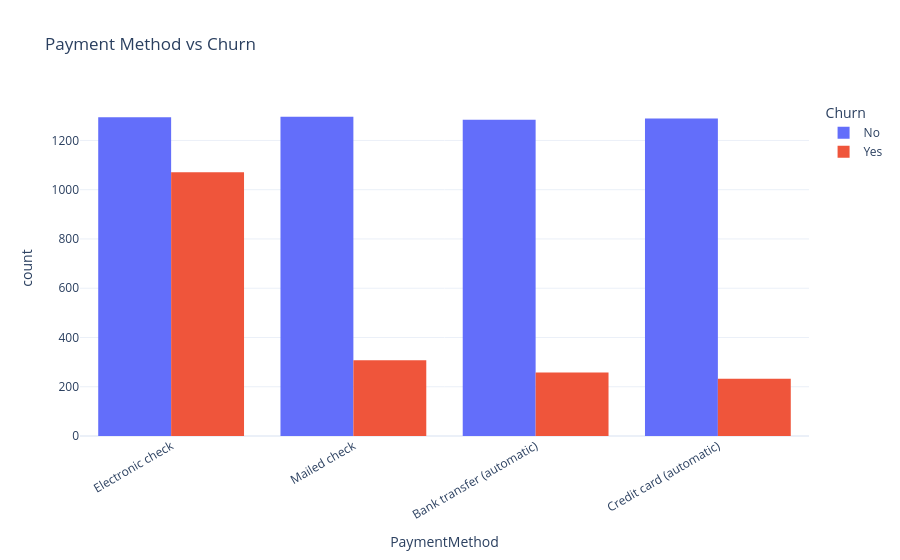

The cell this chart's notebook holds for it:
### Code cell
fig = px.histogram(
    df,
    x="PaymentMethod",
    color="Churn",
    barmode="group",
    title="Payment Method vs Churn"
)

fig.update_layout(
    template="plotly_white",
    xaxis_tickangle=-30
)

fig.show()

### Figure 1 — Plotly figure (JSON) as saved in the notebook; plotly's stock layout.template omitted (floating-point values rounded to 4 significant figures; data arrays with more than 128 entries replaced by an {"elided": "..."} marker saying what was removed)
{"data": [{"alignmentgroup": "True", "bingroup": "x", "hovertemplate": "Churn=No<br>PaymentMethod=%{x}<br>count=%{y}<extra></extra>", "legendgroup": "No", "marker": {"color": "#636efa", "pattern": {"shape": ""}}, "name": "No", "offsetgroup": "No", "orientation": "v", "showlegend": true, "type": "histogram", "x": {"elided": "5163 str values"}, "xaxis": "x", "yaxis": "y"}, {"alignmentgroup": "True", "bingroup": "x", "hovertemplate": "Churn=Yes<br>PaymentMethod=%{x}<br>count=%{y}<extra></extra>", "legendgroup": "Yes", "marker": {"color": "#EF553B", "pattern": {"shape": ""}}, "name": "Yes", "offsetgroup": "Yes", "orientation": "v", "showlegend": true, "type": "histogram", "x": {"elided": "1869 str values"}, "xaxis": "x", "yaxis": "y"}], "layout": {"barmode": "group", "legend": {"title": {"text": "Churn"}, "tracegroupgap": 0}, "title": {"text": "Payment Method vs Churn"}, "xaxis": {"anchor": "y", "domain": [0, 1], "tickangle": -30, "title": {"text": "PaymentMethod"}}, "yaxis": {"anchor": "x", "domain": [0, 1], "title": {"text": "count"}}}}
